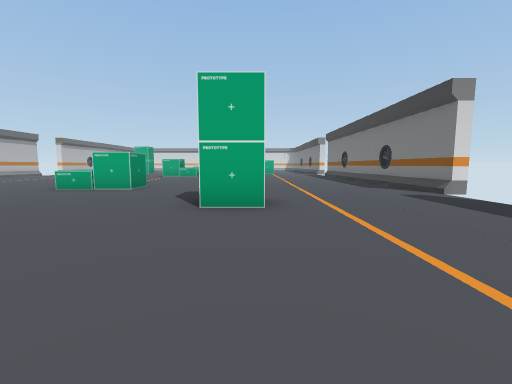
view 1 (above)

21 first-person views from a walk through a scene from a Unity 3-D project. The camera is 1.3 m above the floor, tilts 6° down and sees 90° across. The floor is counted in squares, 2 m on a side. Each view is taken from the middle of a square. On the plan, view 1 faces up. The plan holds only what a view shows up to about 9 squares ahead; the rest is blank. Some animated figures are left out. Door leaves are left out, so doorways stand open.

view 2
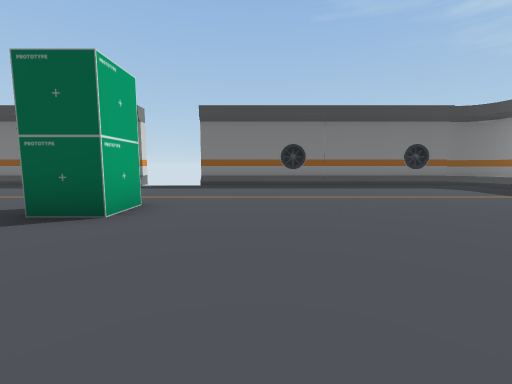

view 3
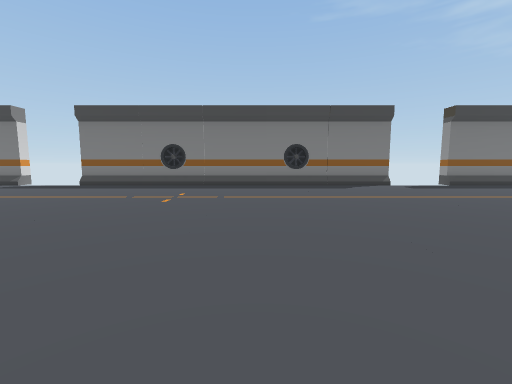

view 4
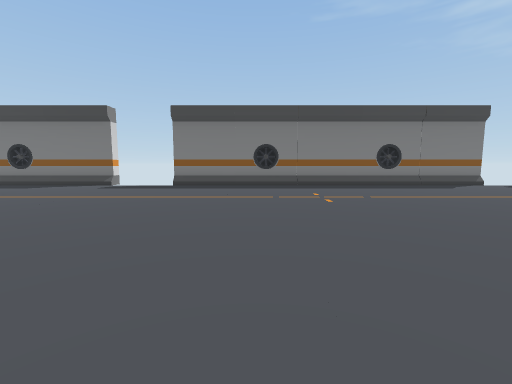

view 5
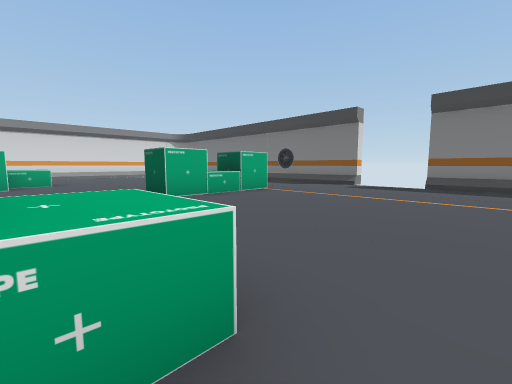

view 6
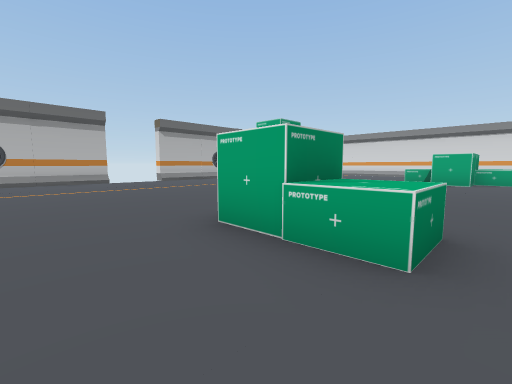

view 7
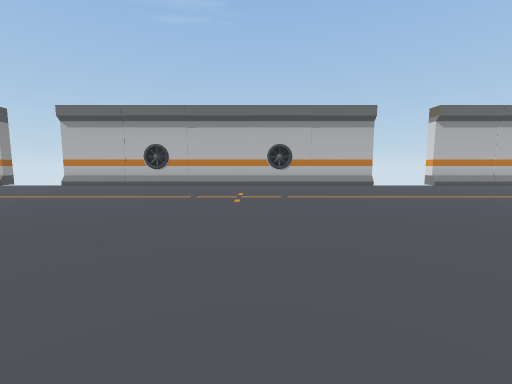

view 8
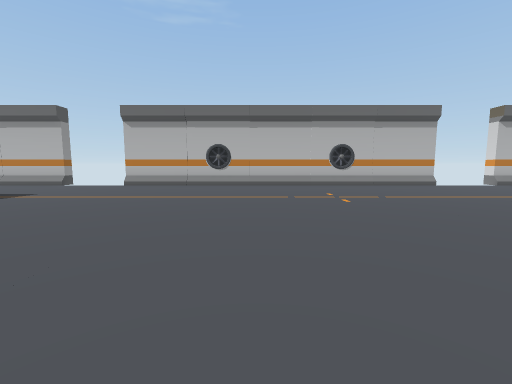

view 9
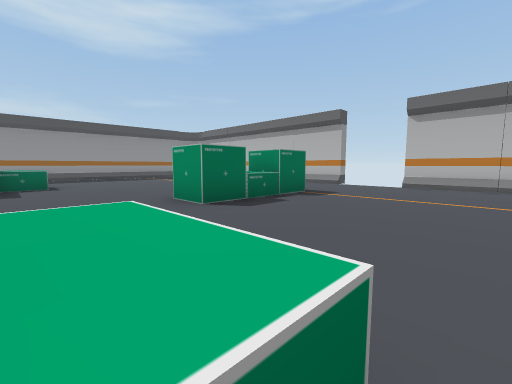

view 10
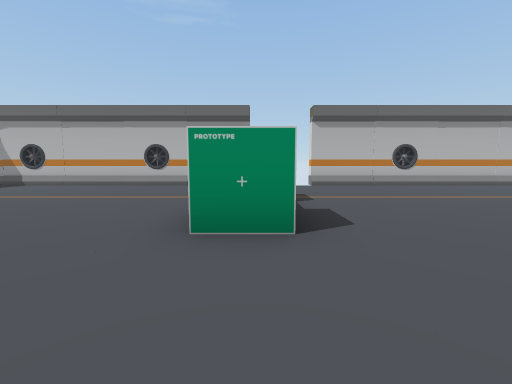

view 11
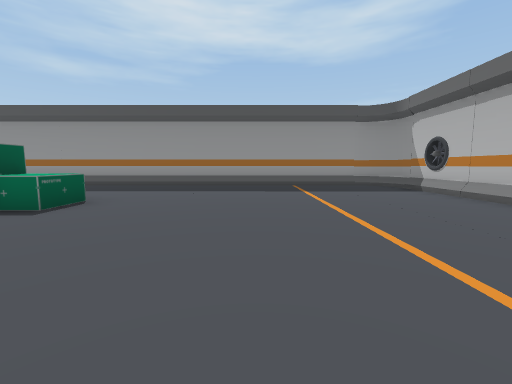

view 12
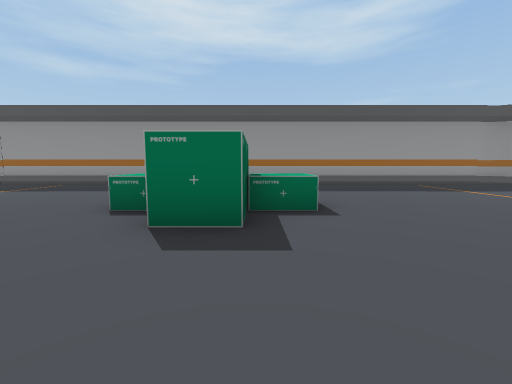

view 13
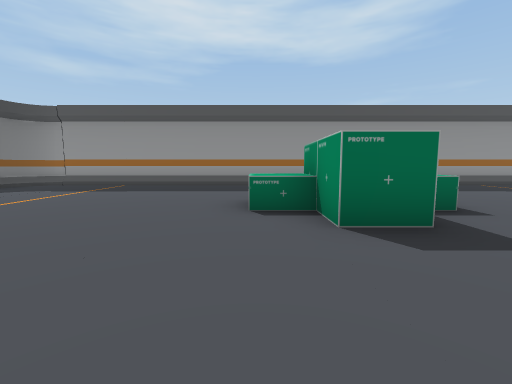

view 14
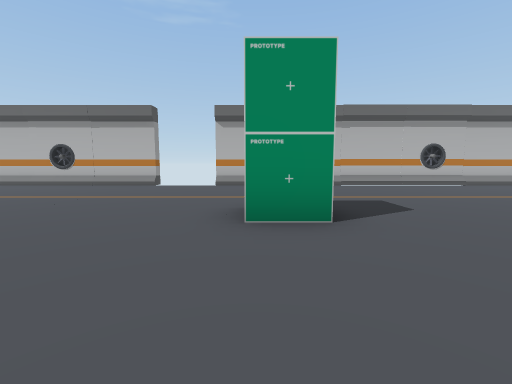

view 15
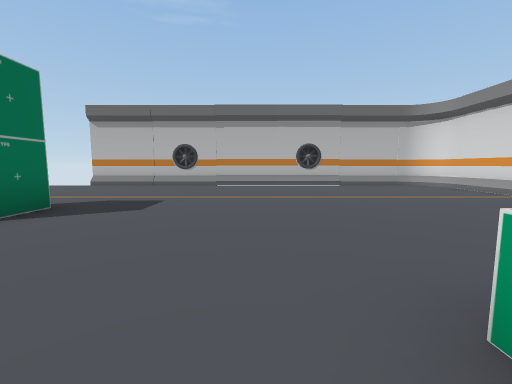

view 16
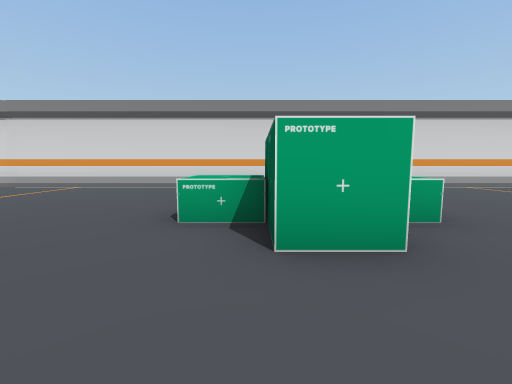

view 17
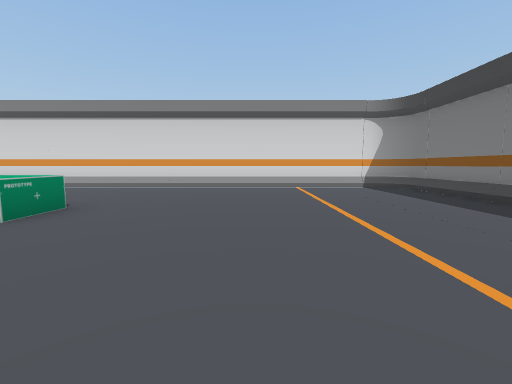

view 18
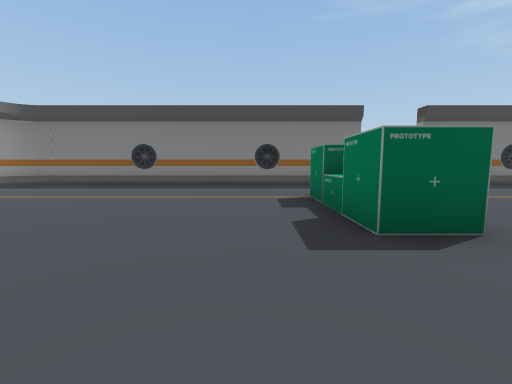

view 19
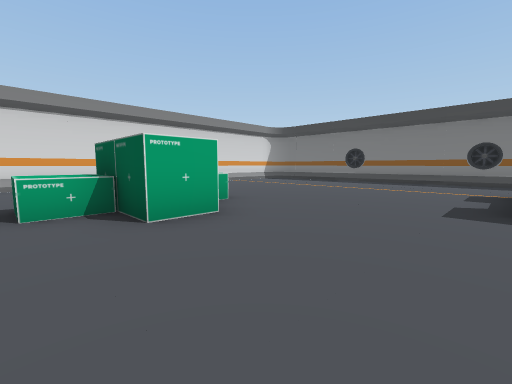

view 20
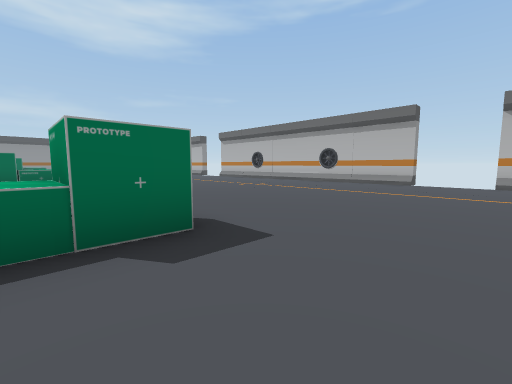

view 21
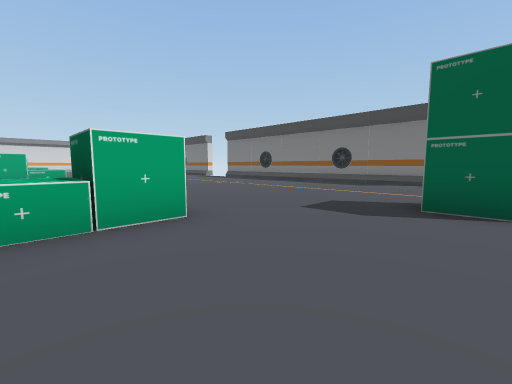

### Floor plan
Key: @ floor where view 1 was taken; # wall or solid block; x gap in a wall; . floor; / step, stairs or slope; D open door; ^ raised ledge.
Columns run from 14 left of view 1 to 5 right of it. Each row starts with its distance up from view 1.
 29 ####################
 28 #/................/#
 27 #/....... ......../#
 26 #/....... ......../#
 25 #/................/#
 24 #/......^##^....../#
 23 #/........#......./#
 22 #/................/#
 21 #/................/#
 20 #/................/#
 19 #/....#......#^#../#
 18 x/................/#
 17 DD................DD
 16 DD................DD
 15 #/.......#^......./#
 14 #/................/#
 13 #/................/#
 12 #/........ ......./#
 11 #/.......  ......./#
 10 #/................/#
  9 #/.......  ......./#
  8 #/................/#
  7 #/.......^#......./#
  6 x/................/x
  5 DD................DD
  4 D/..#^#.......#.../D
  3 #/................/#
  2 #/................/#
  1 #/................/#
  0 #/........#...@.../#
 -1 #/......^##^....../#
 -2 #/.......  ......./#
 -3 #/........ ......./#
 -4 #/................/#
 -5 ##////////////////##
 -6  ##################

Positions as (right, up) in squares from view 1, and headings:
1: (0, 0), facing up
2: (-4, 2), facing right
3: (-4, 10), facing right
4: (-4, 13), facing right
5: (-4, 14), facing up-right
6: (-3, 13), facing up-left
7: (-5, 12), facing left
8: (-5, 10), facing left
9: (-5, 8), facing down-left
10: (-5, 4), facing left
11: (-9, 3), facing down
12: (-5, 3), facing down
13: (-3, 3), facing down
14: (-5, 19), facing left
15: (-5, 23), facing left
16: (-5, 21), facing up
17: (0, 21), facing up
18: (-4, 21), facing right
19: (-6, 20), facing up-right
20: (-4, 18), facing down-left
21: (-5, 4), facing up-right
